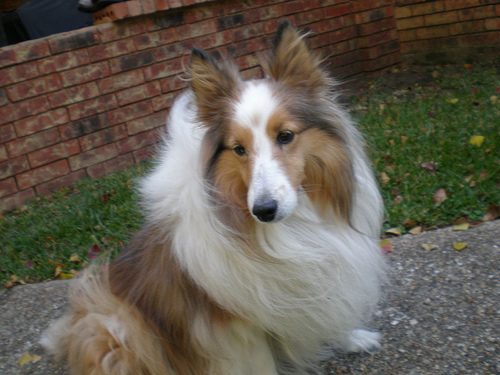
#> input picture dataset/img/ILSVRC2012_val_00000003.JPEG, 500 x 375 px
$ python gen_input.py
#> lines starting #> are read from the running program, lines starting #| are printed output that depends on the picture
import cv2
import numpy as np

net_wh = (224, 224)

img_path = "dataset/img/ILSVRC2012_val_00000003.JPEG"

orig_image = cv2.imread(img_path)
#> orig_image is the input picture: shape (375, 500, 3); mean B, G, R 80.2, 92.6, 99.1
image = cv2.cvtColor(orig_image, cv2.COLOR_BGR2RGB)
image = cv2.resize(image, net_wh)
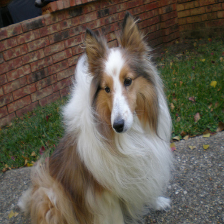
#> image: shape (224, 224, 3); mean R, G, B 98.9, 92.5, 80.1
image = (image - 127.5) / 1
image = np.expand_dims(image, axis=0)
image = image.astype(np.int8)
out_file = "dataset/input.bin"
image.tofile(out_file)
print(f"save to {out_file} OK")

$ run again, with dataset/img/ILSVRC2012_val_00000001.JPEG copied over dataset/img/ILSVRC2012_val_00000003.JPEG
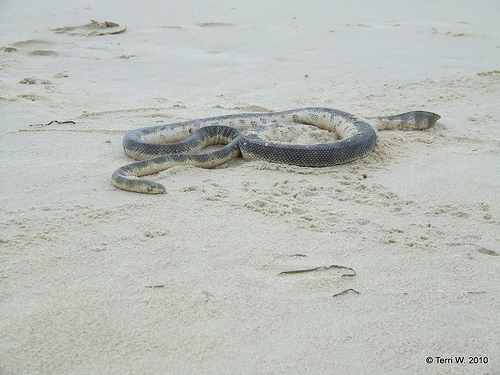
#> input picture dataset/img/ILSVRC2012_val_00000001.JPEG, 500 x 375 px
#> orig_image is the input picture: shape (375, 500, 3); mean B, G, R 185.9, 191, 186.9
#> `image = cv2.resize(image, net_wh)`:
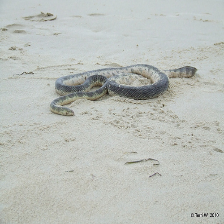
#> image: shape (224, 224, 3); mean R, G, B 186.8, 190.9, 185.8

$ run again, with dataset/img/ILSVRC2012_val_00000002.JPEG copied over dataset/img/ILSVRC2012_val_00000003.JPEG
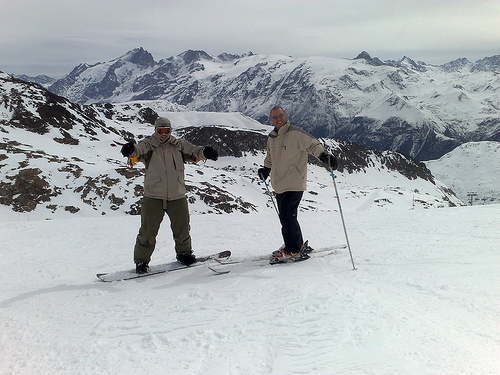
#> input picture dataset/img/ILSVRC2012_val_00000002.JPEG, 500 x 375 px
#> orig_image is the input picture: shape (375, 500, 3); mean B, G, R 178.2, 175.6, 170.1
#> `image = cv2.resize(image, net_wh)`:
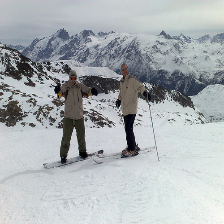
#> image: shape (224, 224, 3); mean R, G, B 169.9, 175.4, 178.1

$ run again, with dataset/img/ILSVRC2012_val_00000004.JPEG copied over dataset/img/ILSVRC2012_val_00000003.JPEG
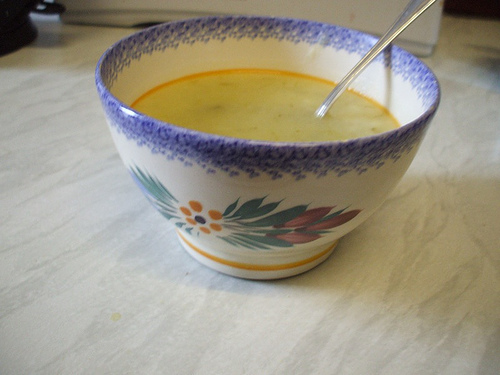
#> input picture dataset/img/ILSVRC2012_val_00000004.JPEG, 500 x 375 px
#> orig_image is the input picture: shape (375, 500, 3); mean B, G, R 133.2, 150.3, 156.6
#> `image = cv2.resize(image, net_wh)`:
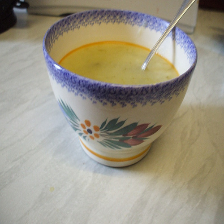
#> image: shape (224, 224, 3); mean R, G, B 156.4, 150.2, 133.1
